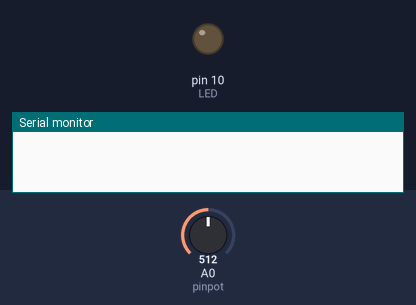
The sketch below on a simulated Arduino Uno, built with avr-gcc and run on an emulated ATmega328P. Shown: output pins drawn as LEDs (lit = HIGH), the last lines printed to the serial monitor. Dashed ring = blinking. The test bench sets the inputs (shaded band); at power-on: A0 (pinpot) = 512.

Above: at 1.1 s.
At 2.8 s:
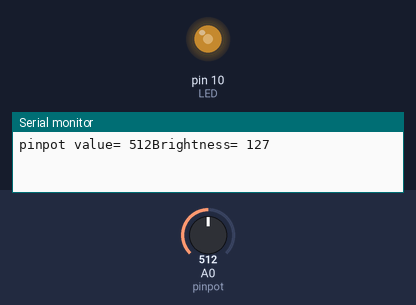
2.9 s: A0 (pinpot) set to 716
At 4.8 s:
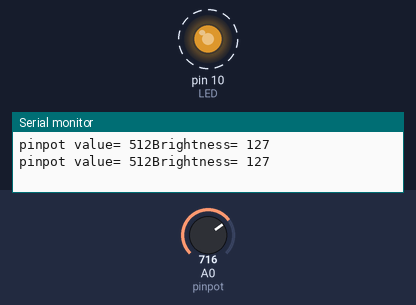
8.9 s: A0 (pinpot) set to 900
14.9 s: A0 (pinpot) set to 122
20.9 s: A0 (pinpot) set to 511
Timing chart, 0 to 27.9 s (numbered marks = the images above; inputs shaded):
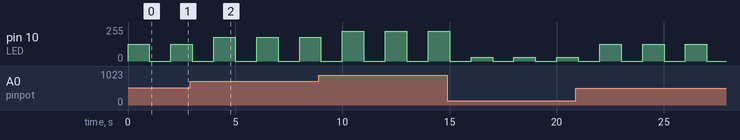

The sketch:

sketch_combined_analog_n_digitalwrites.ino
```cpp
int pinpot=A0;
int LED=10;
int Brightness;
int Readvalue;
String message1="Pinpot value=  ";
String message2="Brightness=  ";

void setup() {
  Serial.begin(9600);
  pinMode(pinpot,INPUT);
  pinMode(LED,OUTPUT);
  // put your setup code here, to run once:

}

void loop() {

  Readvalue=analogRead(pinpot);
  Brightness=(255./1023.)*Readvalue;
  analogWrite(LED,Brightness);
  delay(1000);
  analogWrite(LED,0);
  delay(1000);

  Serial.print("pinpot value= ");
  Serial.print(Readvalue);
  Serial.print("Brightness= ");
  Serial.println(Brightness);
  // put your main code here, to run repeatedly:

}
```

Measured:
- by itself, pin 10 (LED): alternates 127/255 for 1.0 s and 0/255 for 1.0 s
